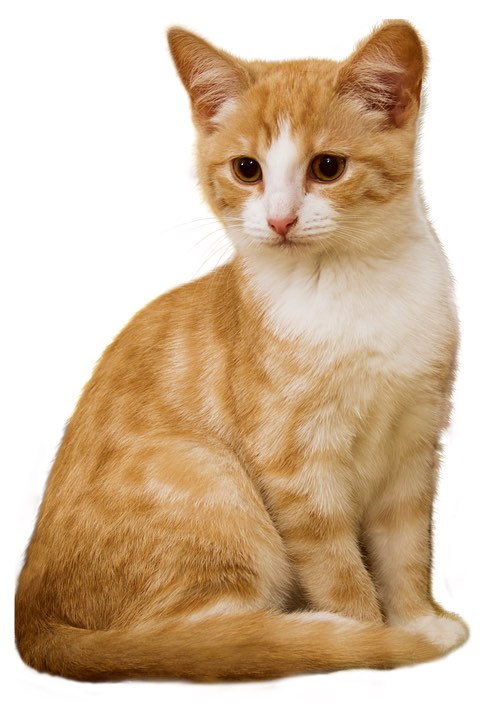
#> input picture cat.jpeg, 498 x 720 px
$ python catdog_client.py
#> lines starting #> are read from the running program, lines starting #| are printed output that depends on the picture
import io
import json

import numpy as np
from PIL import Image
import requests
from numpy import asarray


sigmoid = (
  lambda x:1 / (1 + np.exp(-x)),
  lambda x:x * (1 - x)
  )


SERVER_URL = 'https://catdog-model-service-adsoftsito.cloud.okteto.net/v1/models/catdog-model:predict'

score = 0


def main():
  img = Image.open('cat.jpeg')
#> img is the input picture: PIL image 498x720 RGB; mean R, G, B 213.4, 189.2, 162.6
  #img = Image.open('dog.png')
  img = img.resize((180,180))
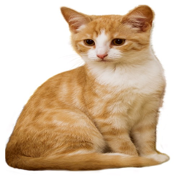
#> img: PIL image 180x180 RGB; mean R, G, B 213.3, 189.2, 162.5
  img_array = asarray(img)

  img = np.expand_dims(img_array, 0).tolist()
#> img = 1 item
  predict_request = json.dumps({'instances': img })

  # Send few actual requests and report average latency.
  total_time = 0
  num_requests = 1
  index = 0
  for _ in range(num_requests):
    response = requests.post(SERVER_URL, data=predict_request)
    response.raise_for_status()
    total_time += response.elapsed.total_seconds()
    prediction = response.json()['predictions']
    score = float(sigmoid[0](prediction[0][0]))

    print(response.json())
    print ('sigmoid ', sigmoid[0](prediction[0][0]))

    print(f"This image is {100 * (1 - score):.2f}% cat and {100 * score:.2f}% dog.")
#> after the loop, total_time = 0


if __name__ == '__main__':
  main()
#> (the call stopped at in main, `response = requests.post(SERVER_URL, data=predict_request)`: requests is not available in this run)
